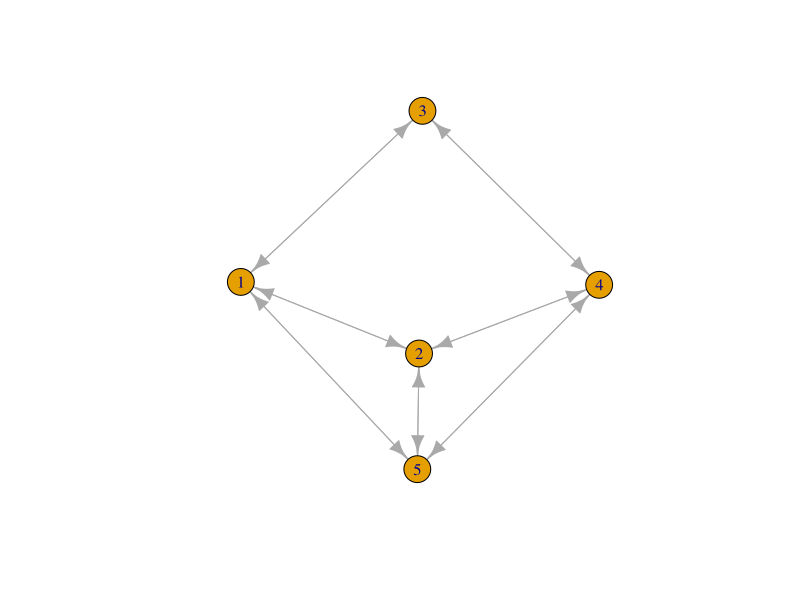
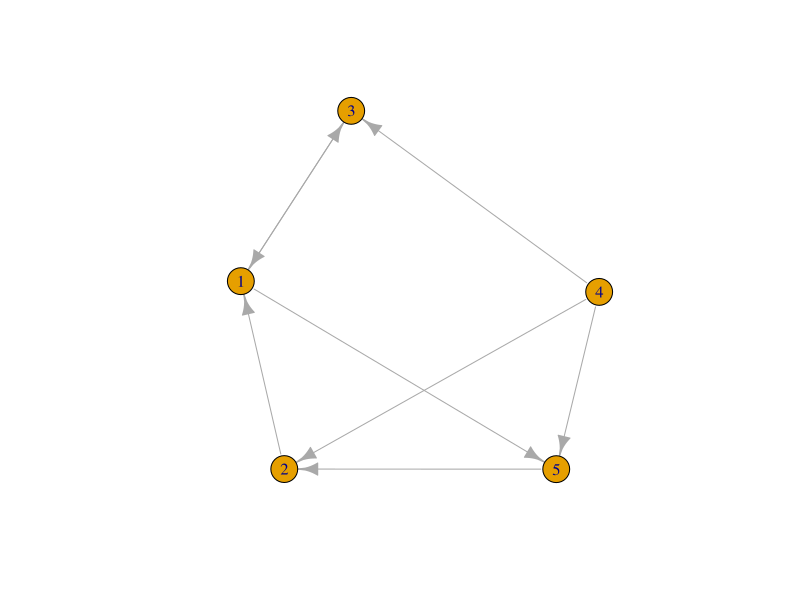
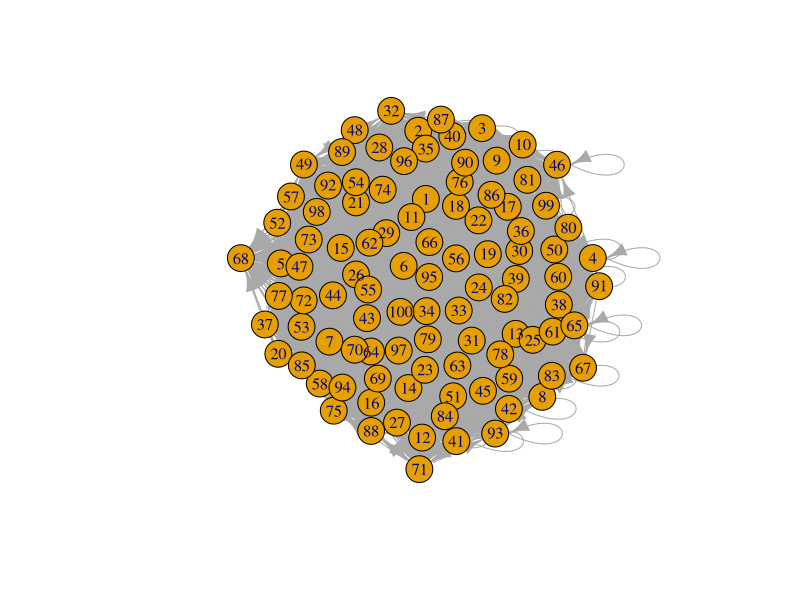
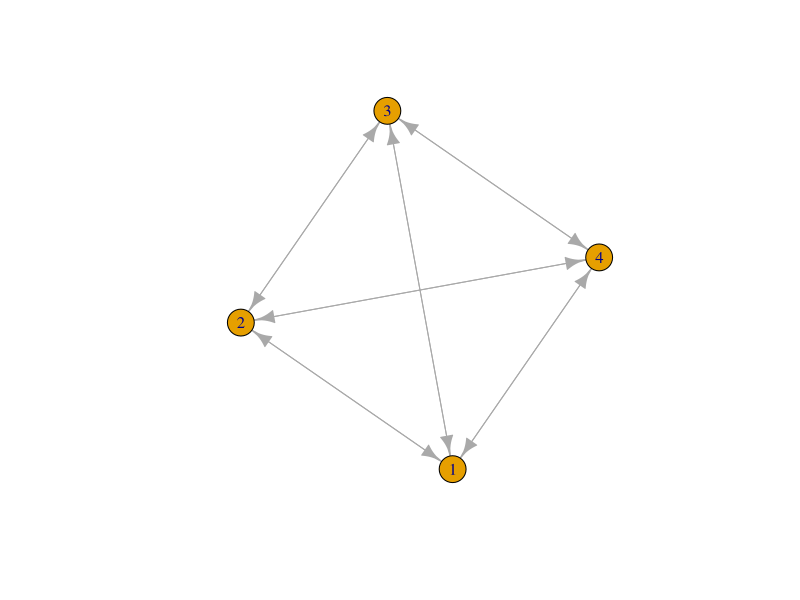
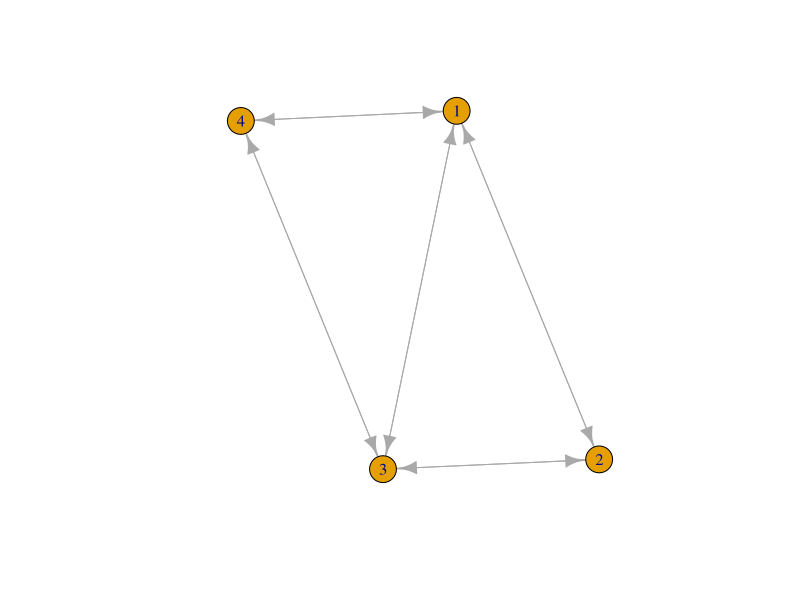
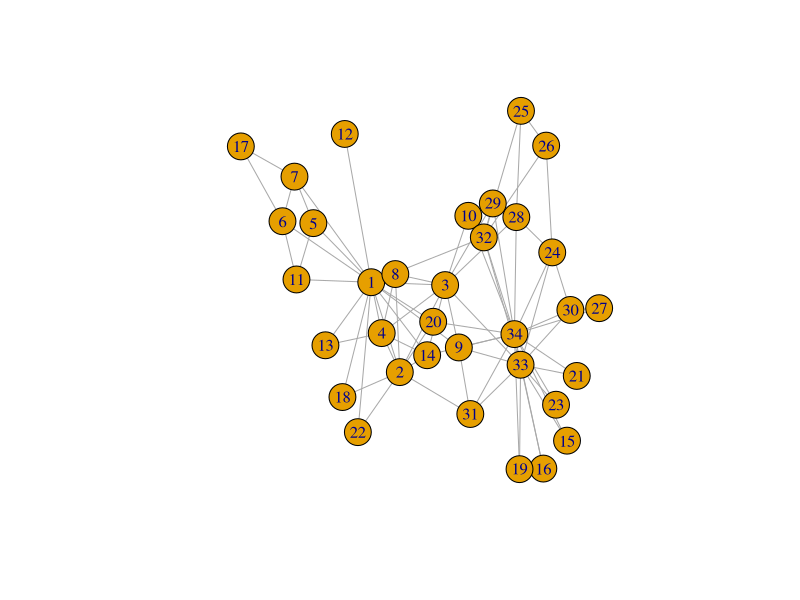

The R script that drew these images, in order:
## ---- chunk 1
knitr::opts_chunk$set(echo = TRUE)
## ---- chunk 2
#matrix(data, nrow, ncol, byrow, dimnames)
num1 <- c(0, 1, 2, 3, 4, 5, 6, 7, 8)
num2 <- data.frame(0, 1, 2, 3, 4, 5, 6, 7, 8)
## ---- chunk 3
## ego is row, alter is column
base <- c(0, 1)
mat1 <- matrix(base, nrow=100, ncol = 100, byrow = TRUE)
#mat1

mat2 <- matrix(rnorm(1), nrow = 100, byrow = TRUE)
#mat2
## ---- chunk 4
#in class 
numbers <- sample(x=0:1, size = 16, replace = TRUE)
net1 <- matrix(numbers, 4, 4, TRUE)
net1
## ---- chunk 5
diag(net1) <- 0
net1

#undirected network -- symmetric matrix
#symmetry - triangle (transpose didn't work) - if flip columns and rows, will have the same matrix
# upper triangle of matrix -- as AS SYMMETRIC
## ---- chunk 6
# descriptive statistics
rowSums(net1)
mean(net1)

## ---- chunk 7
## WORKSPACE FOR LEARNING R CODE
# install.packages("igraph")
#code from sample lab notebook
## graph <- graph_from_adjacency_matrix(AM_empty, mode = "directed")
## triad_census(graph)
library(igraph)
## ---- chunk 8
set.seed(124376) #randomized start
matrix1 <- matrix(sample(x=0:1, size = 25, replace = TRUE), nrow = 5, ncol = 5)
## ---- chunk 9
symmatrix1 <- matrix1 + t(matrix1) #this will just add over where there are 1's, but it will be a bit redundant
symmatrix1
symmatrix1[symmatrix1 == 2] <- 1 #neutralize redundancies
 # Replacement script -- IF/ELSE
 ## symmatrix1 <- ifelse(symmatrix1==2,1,0) 
diag(symmatrix1) <- 0
symmatrix1
## ---- chunk 10
symmatrix1G <- graph_from_adjacency_matrix(symmatrix1) 
class(symmatrix1G)
plot(symmatrix1G) #now we will map the triad relationships
igraph::transitivity(symmatrix1G, type = "undirected")

dyad_census(symmatrix1G)

## ---- chunk 11
matrix1G <- graph_from_adjacency_matrix(matrix1)
class(matrix1G)
plot(matrix1G)
igraph::transitivity(matrix1G, type = "undirected")
dyad_census(matrix1G)

## ---- chunk 12
triad_census(matrix1G) #from igraph package, it relays the counts for each of the 16 different configurations for directed networks but it doesn't actually say the type of configuration

install.packages("sna")
library(sna)
triad.census(matrix1) #Option 1 for looking at the types of triad census functions

triad_counts <- triad.census(as.matrix(as_adjacency_matrix(matrix1G))) #Option 2
print(triad_counts)
## ---- chunk 13
set.seed(178376) #randomized start
matrix100 <- matrix(sample(x=0:1, size = 10000, replace = TRUE), nrow = 100, ncol = 100)

matrix100G <- graph_from_adjacency_matrix(matrix100)
class(matrix100G)
plot(matrix100G)
igraph::transitivity(matrix100G, type = "undirected")
dyad_census(matrix100G)
triad.census(matrix100) 
## ---- chunk 14


# if [1,2]=TRUE and [2,3]=TRUE and [3,1]=true
# if x=1 and 

## Text From Working in Class: 
library(igraph)
set.seed(123443)
net3 <- matrix(sample(0:1, 16, replace = TRUE), nrow = 4, ncol = 4)

netN <- net3 + t(net3)
netN[netN == 2] <- 1
diag(netN) <- 0
netN

## closed triad: 1 connected to 2 and 3, 2 to 1 and 3, and 3 connected to 1 and 2
netG <- graph_from_adjacency_matrix(netN)
class(netG)
plot(netG)
igraph::transitivity(netG, type = "undirected")

dyad_census(netG)
## dyad: can have no, 1, or 2-way relationship. 



## ---- chunk 15
set.seed(123643)
net4 <- matrix(sample(0:1, 16, replace = TRUE), nrow = 4, ncol = 4)

netM <- net4 + t(net4)
netM[netM == 2] <- 1
diag(netM) <- 0
netM
netQ <- graph_from_adjacency_matrix(netM)
class(netQ)
plot(netQ)
igraph::transitivity(netQ, type = "undirected")

## ---- chunk 16
require(igraph)
g <- make_graph("Zachary")
plot(g)
gmat <- as_adjacency_matrix(g, type = "both", sparse = FALSE)
gmat

## ---- chunk 17
require(MASS)
set.seed(9864)  # We set a seed. In this we the random numbers we will generate be the same and we thus end up with the same dataset. Please not that to be absolutely sure to get the same dataset, we need to run the same R version (and packages).

# let us start with simulating the opinion of both partners.
Sigma <- matrix(c(10, 4, 4, 5), 2, 2)
opinions <- mvrnorm(n = 1000, mu = c(4, 5), Sigma)
opinion_W <- opinions[, 1]
opinion_M <- opinions[, 2]
dyad_id <- 1:1000

# and let's put everything together
data <- data.frame(dyad_id, opinion_W, opinion_M)
# add some description to the data
attr(data, "description") <- "This is a simulated dataset to illustrate interdependencies of observations within dyads (i.e. heterosexual couples). The dataset is in wide-format: one row refers to one couple. Variables with \"_W\" refer to women,\"_M\" refer to men."

# I don't think the variables need any further description.

summary(cars)
